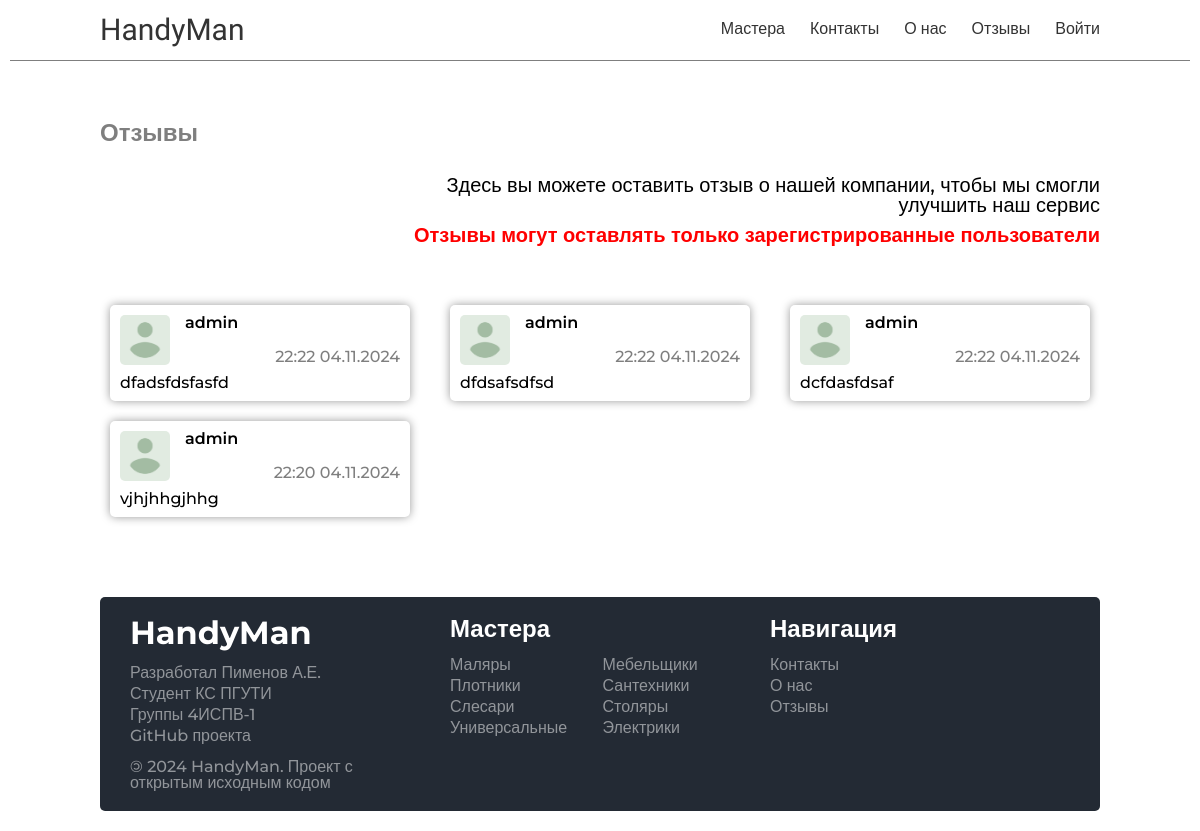
The app's page /feedbacks/, older data.
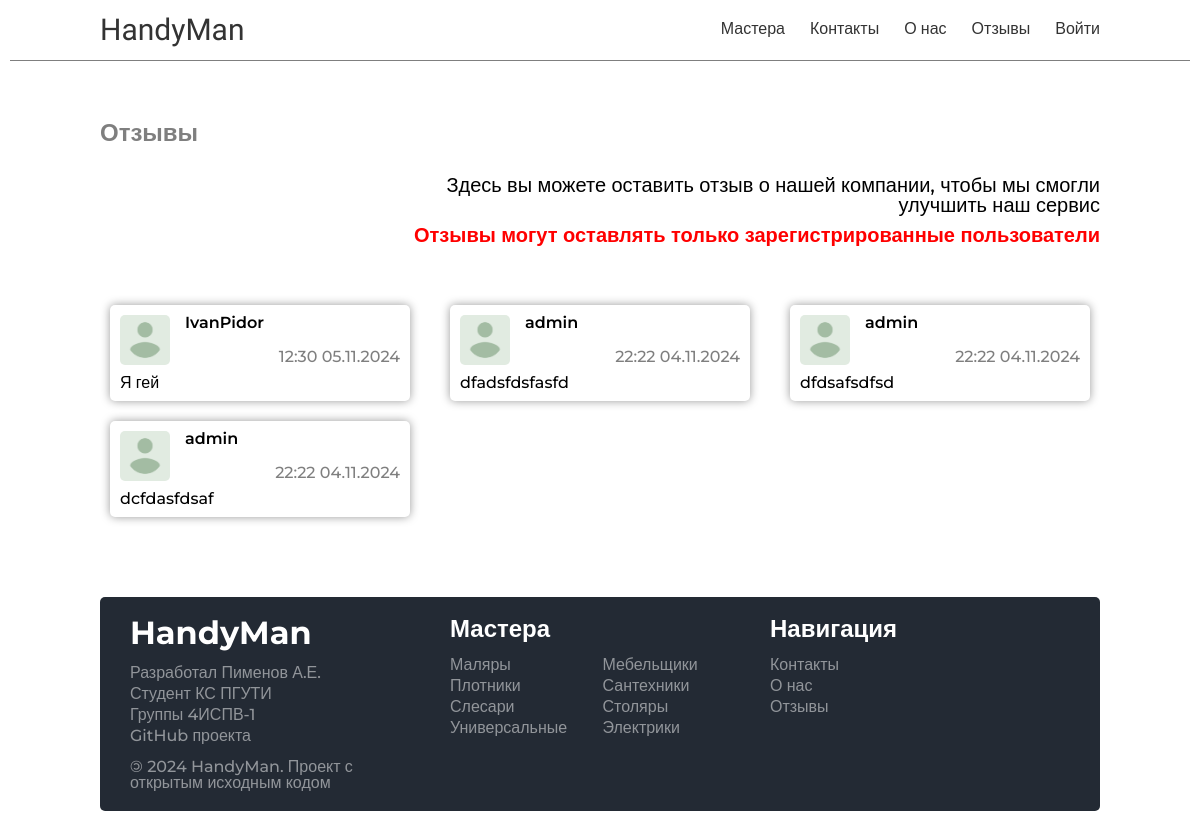
The same page, newer data.
### handyman/models.py (models this page shows, shortened)
class Feedbacks(models.Model):
    id = models.UUIDField(primary_key=True, default=uuid.uuid4, editable=False)
    name = models.CharField(max_length=100)
    feedback = models.TextField(max_length=200)
    created_at = models.DateTimeField(auto_now_add=True)

class Skills(models.Model):
    id = models.UUIDField(primary_key=True, default=uuid.uuid4, editable=False)
    name = models.CharField(max_length=100)
    cat_name = models.CharField(
        max_length=100
    )
    slug = models.CharField(max_length=100, unique=True)
    image = models.ImageField(upload_to='skills/images', blank=True, null=True)
    created_at = models.DateTimeField(auto_now_add=True)
    class Meta:
        ordering = ['cat_name']

### handyman/views.py (the view)
# urls.py: path('feedbacks/', views.feedbacks, name='feedbacks'),
def feedbacks(request):
    feedback_list = Feedbacks.objects.all().order_by('-created_at')
    data = {
        "title": "Отзывы",
        "feedback_list": feedback_list
    }
    return render(request, "handyman/pages/feedback_pages/feedbacks.html", context=data)

### handyman/templatetags/custom_filters.py (called while the page is built)
@register.filter
def is_in_group(user, group_name):
    return user.groups.filter(name=group_name).exists()

### handyman/templatetags/custom_tags.py (called while the page is built)
@register.simple_tag
def get_all_skills():
    return Skills.objects.all()

### handyman/templates/handyman/pages/feedback_pages/feedbacks.html (shortened to what this page needs)
{% extends "base.html" %}
{% load custom_filters %}
{% load static %}
{% block content %}
    {% include "handyman/include/header.html" %}
    <div class="main-container">
        <div class="main">
            <div class="feedback">
                <div class="feedback-info">
                    <h1>Отзывы</h1>
                    <div class="text">
                        <p>Здесь вы можете оставить отзыв о нашей компании, чтобы мы смогли улучшить наш сервис</p>
                        {% if user.is_authenticated %}
                            {% if user|is_in_group:"user" %}
                                <button type="button" onclick="location.href='{% url 'add_feedback' %}'">Оставить отзыв
                                </button>
                            {% else %}
                                <p class="error">Отзывы могут оставлять только пользователи</p>
                                <button type="button" disabled>Оставить отзыв
                                </button>
                            {% endif %}
                        {% else %}
                            <p class="error">Отзывы могут оставлять только зарегистрированные пользователи</p>
                        {% endif %}
                    </div>
                </div>
                <ul>
                    {% for feedback in feedback_list %}
                        <li>
                            <div class="feedback-head">
                                <img src="{% static 'handyman/img/account/user.png' %}" alt="{{ feedback.name }}"/>
                                <div class="userinfo">
                                    <h2>{{ feedback.name }}</h2>
                                    <p>{{ feedback.created_at|date:"H:i d.m.Y" }}</p>
                                </div>
                            </div>
                            <div class="feedback-body">
                                <p>{{ feedback.feedback }}</p>
                            </div>
                        </li>
                    {% empty %}
                        <p>Пока нет отзывов</p>
                    {% endfor %}
                </ul>
            </div>
        </div>
    </div>
    {% include "handyman/include/footer.html" %}
{% endblock content %}

### handyman/templates/handyman/include/footer.html
{% load custom_tags %}
<div class="footer-container">
    <div class="footer">
        <div class="footer-block">
            <h2>HandyMan</h2>
            <ul class="mt-20">
                <li>Разработал Пименов А.Е.</li>
                <li>Студент КС ПГУТИ</li>
                <li>Группы 4ИСПВ-1</li>
                <li>
                    <a href="https://github.com/binido/Course-work">GitHub проекта</a>
                </li>
                <li>
                    <span>&copy;</span> 2024 HandyMan. Проект с открытым исходным кодом
                </li>
            </ul>
        </div>
        <div class="footer-block">
            <h3>Мастера</h3>
            <ul class="grid-ul">
                {% get_all_skills as skills %}
                {% for skill in skills %}
                    <li><a href="{% url 'masters_type' skill.slug %}">{{ skill.cat_name }}</a></li>
                {% empty %}
                    <li>Нет доступных мастеров</li>
                {% endfor %}
            </ul>
        </div>
        <div class="footer-block">
            <h3>Навигация</h3>
            <ul>
                <li><a href="{% url 'contacts' %}">Контакты</a></li>
                <li><a href="{% url 'about' %}">О нас</a></li>
                <li><a href="{% url 'feedbacks' %}">Отзывы</a></li>
            </ul>
        </div>
    </div>
</div>

Row changes from the older to the newer data that the page shows:
removed Feedbacks: name "admin", created_at "22:20 04.11.2024", feedback "vjhjhhgjhhg"
added Feedbacks: name "IvanPidor", created_at "12:30 05.11.2024", feedback "Я гей"
